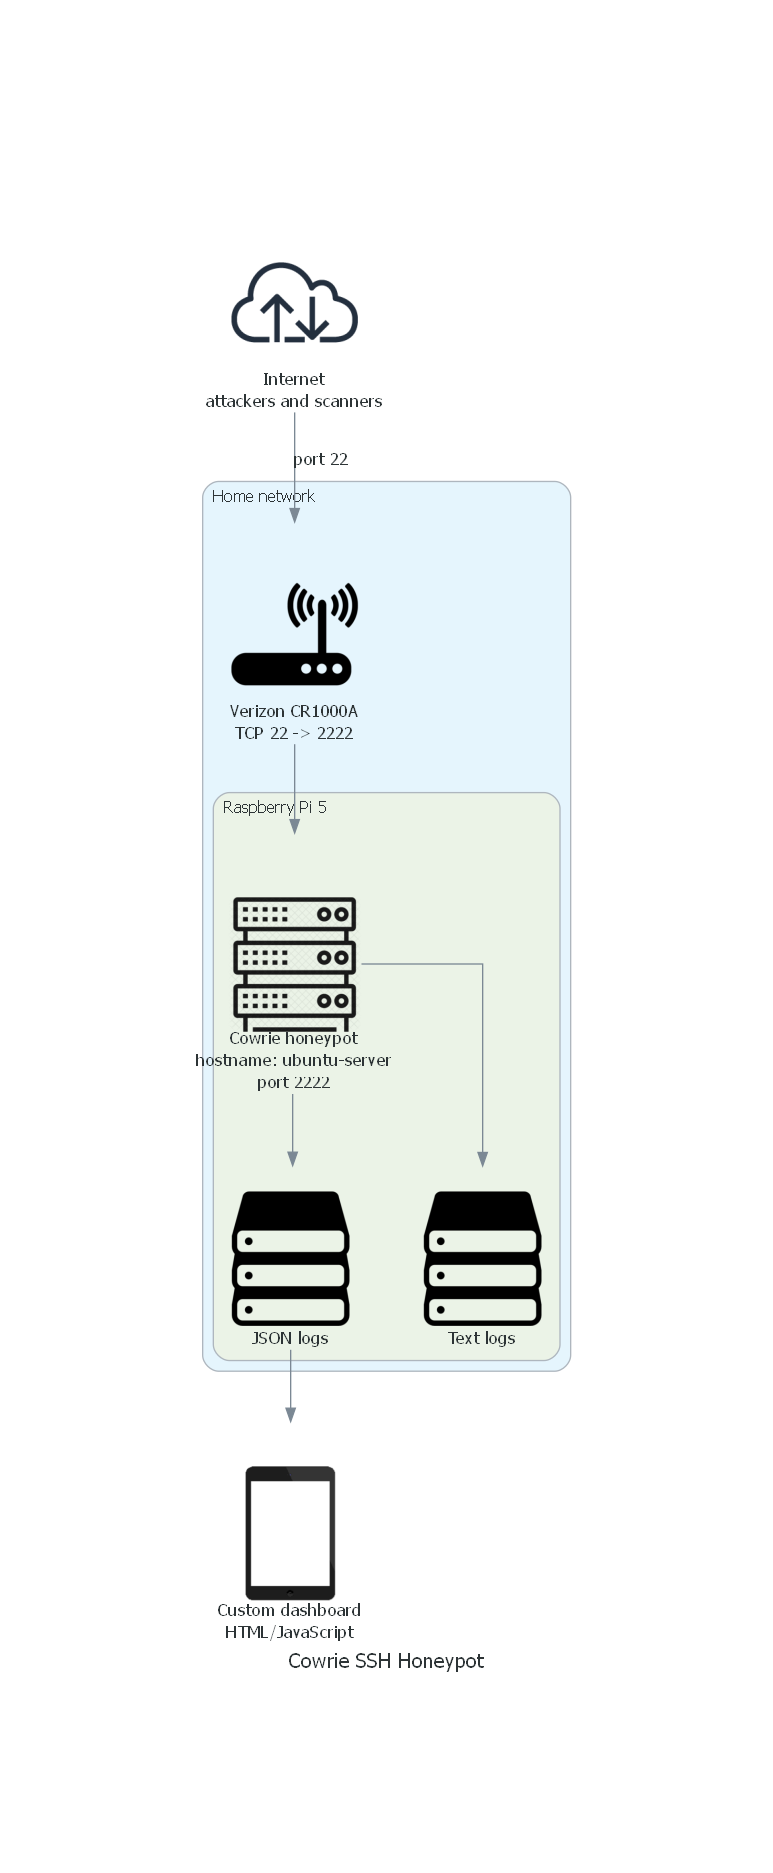

Python code for this plot:
from diagrams import Diagram, Cluster, Edge
from diagrams.generic.network import Router
from diagrams.generic.compute import Rack
from diagrams.generic.device import Tablet
from diagrams.generic.storage import Storage
from diagrams.onprem.network import Internet

with Diagram("Cowrie SSH Honeypot", filename="03-cowrie-topology", show=False, direction="TB"):
    internet = Internet("Internet\nattackers and scanners")
    with Cluster("Home network"):
        router = Router("Verizon CR1000A\nTCP 22 -> 2222")
        with Cluster("Raspberry Pi 5"):
            cowrie = Rack("Cowrie honeypot\nhostname: ubuntu-server\nport 2222")
            json_logs = Storage("JSON logs")
            text_logs = Storage("Text logs")
    dashboard = Tablet("Custom dashboard\nHTML/JavaScript")
    internet >> Edge(label="port 22") >> router >> cowrie
    cowrie >> [json_logs, text_logs]
    json_logs >> dashboard
